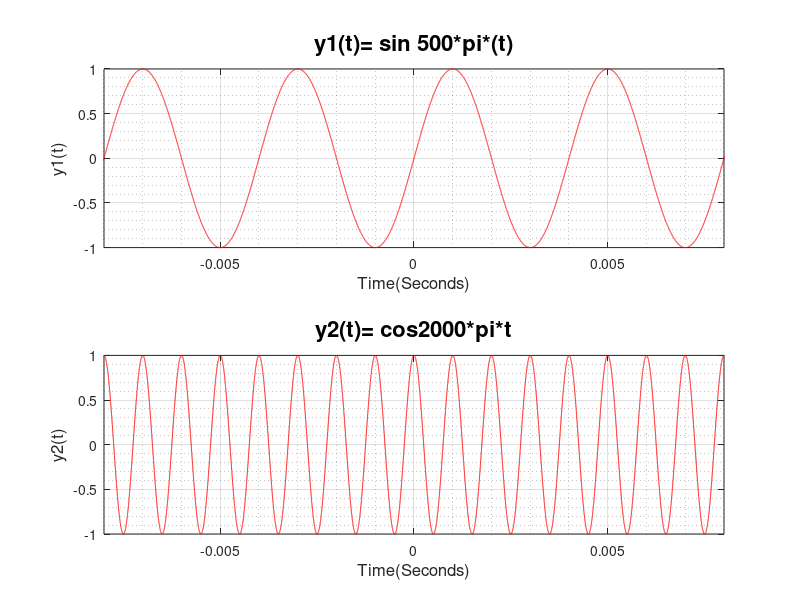
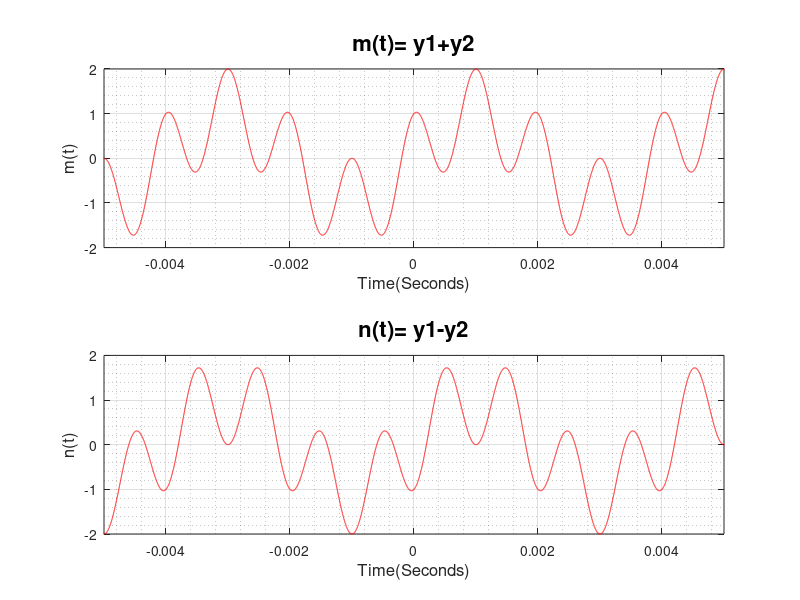

Reproduce these figures in MATLAB, in order.
clear ALL
clc 

t = -2:0.000001:2;
y1 = sin(500*pi*t);
y2 = cos(2000*pi*t);

figure('Name','Q2_1'); %figure name 
%%%%%%%%%%%%%%%%%%%%%%%%%%%%%%%%%%%
subplot(2,1,1);
plot(t,y1,'r');
xlim([-0.008 0.008]);
xlabel('Time(Seconds)','FontSize',12); %x label name 
ylabel('y1(t)','FontSize',12); % y label name
title('y1(t)= sin 500*pi*(t)','FontSize',16); %title of the figure
grid on; 
grid minor; % more details on grid
%%%%%%%%%%%%%%%%%%%%%%%%%%%%%
subplot(2,1,2);
plot(t,y2,'r');
xlim([-0.008 0.008]);
xlabel('Time(Seconds)','FontSize',12); %x label name 
ylabel('y2(t)','FontSize',12); % y label name
title('y2(t)= cos2000*pi*t','FontSize',16); %title of the figure
grid on; 
grid minor; % more details on grid
%%%%%%%%%%%%%%%%%%%%%%%%%%%%%%%%%%
figure('Name','Q2_2'); %figure name 
m = y1 + y2;
n = y1 - y2;

subplot(2,1,1);
plot(t,m,'r');
xlim([-0.005 0.005]);
xlabel('Time(Seconds)','FontSize',12); %x label name 
ylabel('m(t)','FontSize',12); % y label name
title('m(t)= y1+y2','FontSize',16); %title of the plot
grid on; 
grid minor; % more details on grid

subplot(2,1,2);
plot(t,n,'r');
xlim([-0.005 0.005]);
xlabel('Time(Seconds)','FontSize',12); %x label name 
ylabel('n(t)','FontSize',12); % y label name
title('n(t)= y1-y2','FontSize',16); %title of the plot
grid on; 
grid minor; % more details on grid






